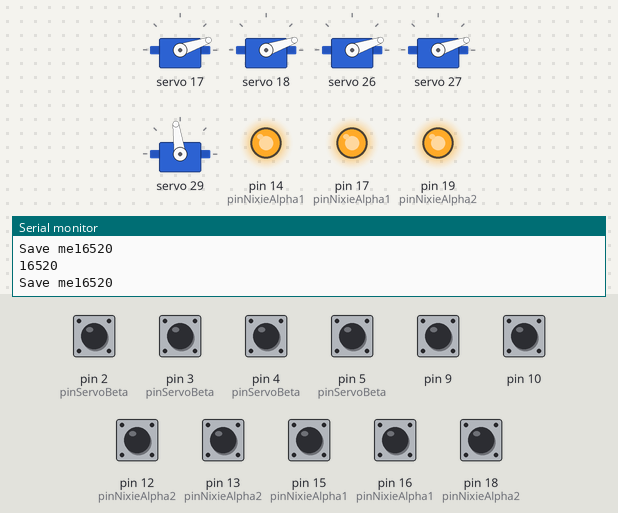
The sketch below on a simulated Arduino Uno, built with avr-gcc and run on an emulated ATmega328P. Parts: 5 × servo, output pins drawn as LEDs (lit = HIGH), the last lines printed to the serial monitor. The test bench sets the inputs (shaded band); at power-on: pin 2 (pinServoBeta), pin 3 (pinServoBeta), pin 4 (pinServoBeta), pin 5 (pinServoBeta), pin 9, pin 10, pin 12 (pinNixieAlpha2), pin 13 (pinNixieAlpha2), pin 15 (pinNixieAlpha1), pin 16 (pinNixieAlpha1), pin 18 (pinNixieAlpha2) HIGH.

Above: at 1.4 s.
1.5 s: pin 2 (pinServoBeta) pulled LOW for 1 s
At 2.5 s:
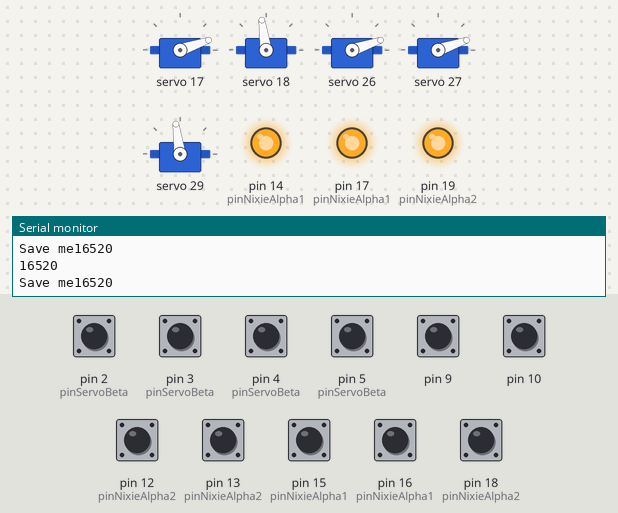
4.2 s: pin 3 (pinServoBeta) pulled LOW for 0.15 s
At 4.59 s:
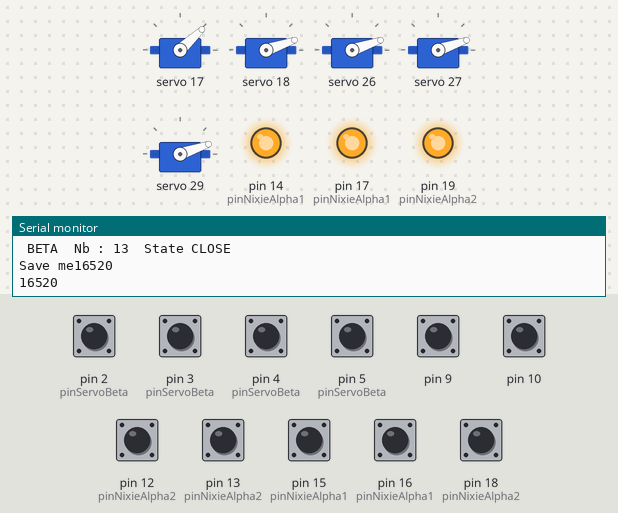
6.2 s: pin 4 (pinServoBeta) pulled LOW for 0.15 s
At 6.6 s:
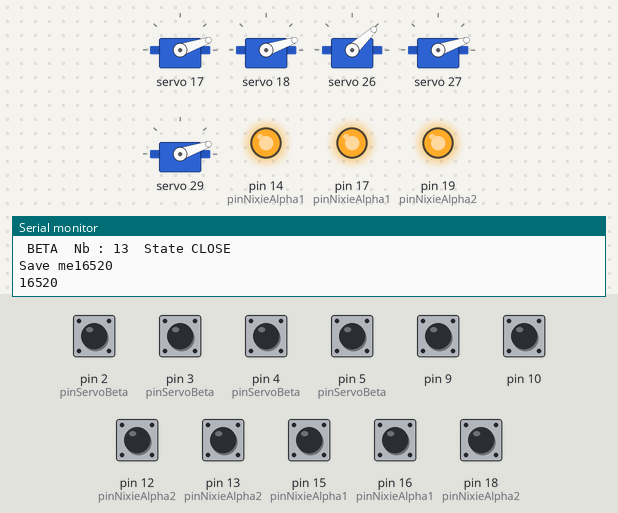
8.2 s: pin 5 (pinServoBeta) pulled LOW for 0.15 s
At 8.6 s:
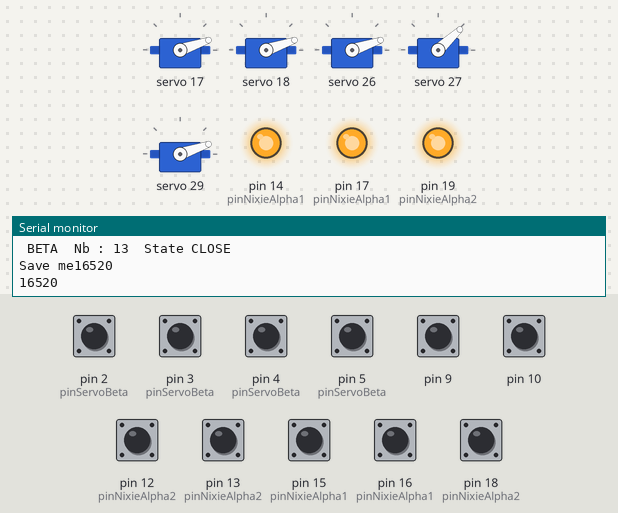
10.2 s: pin 3 (pinServoBeta) pulled LOW for 1 s
12.9 s: pin 4 (pinServoBeta) pulled LOW for 1 s
Timing chart, 0 to 15.9 s (numbered marks = the images above; inputs shaded):
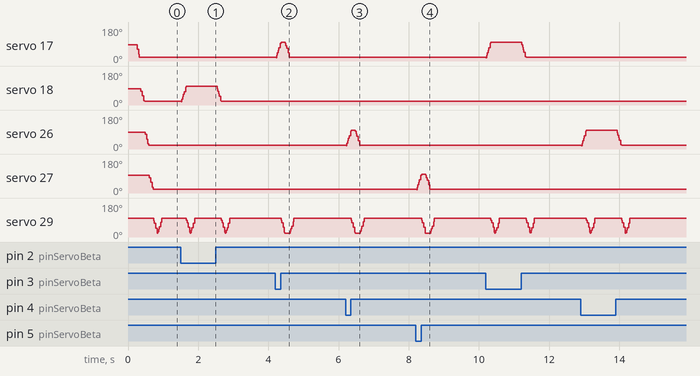

The sketch:

CODE_DISPLAY.ino
```cpp
#include <Wire.h>
#include <Adafruit_PWMServoDriver.h>
Adafruit_PWMServoDriver alpha = Adafruit_PWMServoDriver(0x40);
Adafruit_PWMServoDriver beta = Adafruit_PWMServoDriver(0x41);


#define SERVOMIN 150   // This is the 'minimum' pulse length count (out of 4096)
#define SERVOMAX 320   // This is the 'maximum' pulse length count (out of 4096)
#define USMIN 600      // This is the rounded 'minimum' microsecond length based on the minimum pulse of 150
#define USMAX 2400     // This is the rounded 'maximum' microsecond length based on the maximum pulse of 600
#define SERVO_FREQ 50  // Analog servos run at ~50 Hz updates


// Pin of the switch button connected to the nixie tube Alpla stand for the first box ( the one with the arduino)
#define Alfa_nixie1 14
#define Alfa_nixie2 15
#define Alfa_nixie3 16
#define Alfa_nixie4 17
#define Alfa_nixie5 18
#define Alfa_nixie6 19
#define Alfa_nixie7 13
#define Alfa_nixie8 12

int pinNixieAlpha1[4] = { Alfa_nixie1, Alfa_nixie2, Alfa_nixie3, Alfa_nixie4 };
int pinNixieAlpha2[4] = { Alfa_nixie5, Alfa_nixie6, Alfa_nixie7, Alfa_nixie8 };

// Pin of the switch button connected to the nixie tube Beta stand for the second box ( the one without the arduino)
#define Beta_nixie1 50
#define Beta_nixie2 46
#define Beta_nixie3 51
#define Beta_nixie4 48
#define Beta_nixie5 34
#define Beta_nixie6 38
#define Beta_nixie7 42
#define Beta_nixie8 24


int pinNixieBeta1[4] = { Beta_nixie1, Beta_nixie2, Beta_nixie3, Beta_nixie4 };
int pinNixieBeta2[4] = { Beta_nixie5, Beta_nixie6, Beta_nixie7, Beta_nixie8 };

//Pin of the digit 1 Box Alpha

#define Digit1_A 23
#define Digit1_B 27
#define Digit1_C 31
#define Digit1_D 33
#define Digit1_E 35
#define Digit1_F 29
#define Digit1_G 25


//Pin of the digit 2 Box Alpha

#define Digit2_A 39
#define Digit2_B 49
#define Digit2_C 37
#define Digit2_D 43
#define Digit2_E 45
#define Digit2_F 41
#define Digit2_G 47

//Pin of the digit 3 Box Beta

#define Digit3_A 40
#define Digit3_B 3
#define Digit3_C 2
#define Digit3_D 53
#define Digit3_E 28
#define Digit3_F 30
#define Digit3_G 32

//Pin of the digit 4 Box Beta
#define Digit4_A 22
#define Digit4_B 52
#define Digit4_C 44
#define Digit4_D 4
#define Digit4_E 5
#define Digit4_F 26
#define Digit4_G 36


int pinServoAlpha[14] = {
  Digit1_A, Digit1_B, Digit1_C, Digit1_D, Digit1_E, Digit1_F, Digit1_G,
  Digit2_A, Digit2_B, Digit2_C, Digit2_D, Digit2_E, Digit2_F, Digit2_G
};

int StateServoAlpha[14] = {};
int StateServoBeta[14] = {};


int pinServoBeta[14] = {
  Digit3_A, Digit3_B, Digit3_C, Digit3_D, Digit3_E, Digit3_F, Digit3_G,
  Digit4_A, Digit4_B, Digit4_C, Digit4_D, Digit4_E, Digit4_F, Digit4_G
};


#define SECRET_DATE 1905


void setup() {
  // put your setup code here, to run once:
  Serial.begin(9600 );
  alpha.begin();
  alpha.setOscillatorFrequency(27000000);
  alpha.setPWMFreq(SERVO_FREQ);  // Analog servos run at ~50 Hz updates
  delay(100);


  beta.begin();
  beta.setOscillatorFrequency(27000000);
  beta.setPWMFreq(SERVO_FREQ);  // Analog servos run at ~50 Hz updates
  delay(100);

  for (int i = 0; i < 14; i++) {
    StateServoAlpha[14] = 0;
    StateServoBeta[14] = 0;
  }


  for (int i = 0; i < 54; i++) {
    pinMode(i, INPUT_PULLUP);  // set every one as a pull up so we will detect when the pin will be connected to the gnd
  }
}

void loop() {

  Serial.print("Save me");
  // put your main code here, to run repeatedly:

  if (readNixieTubes() == SECRET_DATE) {
    Serial.println("WINNN!!!!");
  }

  readNixieTubes();
  displayServo();


}


long readNixieTubes() {

  long value = 0;
  int curentVal = 0;


  // for the FIRST Nixie
  for (byte count = 0; count < 4; count++) {
    bitWrite(curentVal, count, digitalRead(pinNixieAlpha1[count]));
  }                           // end of for count
  value += 1000 * curentVal;  // BASE 10
  curentVal = 0;


  // for the SECOND Nixie
  for (byte count = 0; count < 4; count++) {
    bitWrite(curentVal, count, digitalRead(pinNixieAlpha2[count]));
  }  // end of for count
  value += 100 * curentVal;
  curentVal = 0;


  // for the THIRD Nixie
  for (byte count = 0; count < 4; count++) {
    bitWrite(curentVal, count, digitalRead(pinNixieBeta1[count]));
  }  // end of for count
  value += 10 * curentVal;
  curentVal = 0;


  // for the FOURTH Nixie
  for (byte count = 0; count < 4; count++) {
    bitWrite(curentVal, count, digitalRead(pinNixieBeta2[count]));
  }  // end of for count
  value += curentVal;
  curentVal = 0;

  Serial.println(value);
  return value;
}

void displayServo() {

  for (int servoNumber = 0; servoNumber < 14; servoNumber++) {

    if (digitalRead(pinServoAlpha[servoNumber]) == LOW) {

      if (StateServoAlpha[servoNumber] == 1) {

        turnServo(servoNumber, true, true);
        Serial.print(" ALPHA Nb : ");
        Serial.print(servoNumber);
        Serial.println("  State OPEN");
        StateServoAlpha[servoNumber] = 0;
      }


    } else {

      if (StateServoAlpha[servoNumber] == 0) {

        turnServo(servoNumber, true, false);
        Serial.print(" ALPHA  Nb : ");
        Serial.print(servoNumber);
        Serial.println("  State CLOSE");
        StateServoAlpha[servoNumber] = 1;
      }
    }


    if (digitalRead(pinServoBeta[servoNumber]) == LOW) {

      if (StateServoBeta[servoNumber] == 1) {

        turnServo(servoNumber, false, true);
        Serial.print(" BETA  Nb : ");
        Serial.print(servoNumber);
        Serial.println("  State OPEN");
        StateServoBeta[servoNumber] = 0;
      }

    } else {

      if (StateServoBeta[servoNumber] == 0) {

        turnServo(servoNumber, false, false);
        Serial.print(" BETA  Nb : ");
        Serial.print(servoNumber);
        Serial.println("  State CLOSE");
        StateServoBeta[servoNumber] = 1;
      }
    }
  }
}


void turnServo(uint8_t servonum, bool isAlpha, bool open) {
  if (isAlpha) {
    if (open) {

      for (uint16_t pulselen = SERVOMIN; pulselen < SERVOMAX; pulselen++) {
        alpha.setPWM(servonum, 0, pulselen);
      }
    } else {
      for (uint16_t pulselen = SERVOMAX; pulselen > SERVOMIN; pulselen--) {
        alpha.setPWM(servonum, 0, pulselen);
      }
    }

  }


  else {
    if (open) {

      for (uint16_t pulselen = SERVOMIN; pulselen < SERVOMAX; pulselen++) {
        beta.setPWM(servonum, 0, pulselen);
      }

    } else {
      for (uint16_t pulselen = SERVOMAX; pulselen > SERVOMIN; pulselen--) {
        beta.setPWM(servonum, 0, pulselen);
      }
    }
  }
}


void readPins() {
  for (int i = 0; i < 54; i++) {
    Serial.print(i);
    Serial.print(" state ");
    Serial.println(digitalRead(i));  // set every one as a pull up so we will detect when the pin will be connected to the gnd
  }
}


void homing(){

  for(int servonum =0 ;servonum<14;servonum++){

    turnServo(servonum, true, true);
    turnServo(servonum, false, true);
  }
}
```
